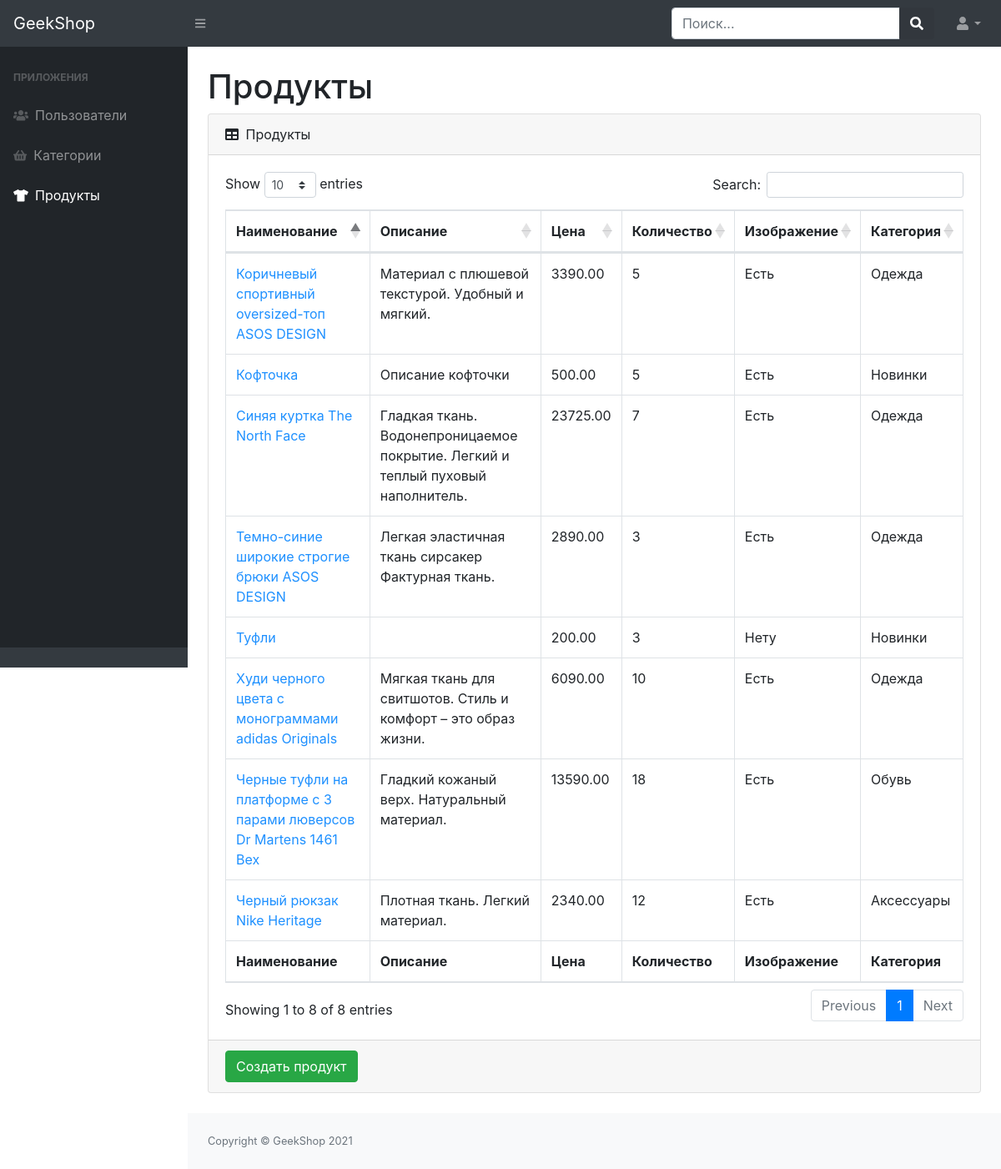
Screenshot of /admins/product_show/ (signed in) with the database file from the repository.
### products/models.py (models this page shows, shortened)
class Product(models.Model):
	name = models.CharField(max_length=65, unique=True)
	image = models.ImageField(upload_to="products_images", blank=True)
	description = models.TextField(blank=True)
	price = models.DecimalField(max_digits=8, decimal_places=2)
	quantity = models.PositiveIntegerField(default=0)
	category = models.ForeignKey(ProductCategory, on_delete=models.CASCADE)

class ProductCategory(models.Model):
	name = models.CharField(max_length=65, unique=True)
	description = models.TextField(blank=True)
	def __str__(self):
		return self.name

### admins/views.py (the view)
# urls.py: path("product_show/", ProductListView.as_view(), name="admin_product_show"),
class ProductListView(ListView):
	model = Product
	context_object_name = "products_data"
	template_name = "admins/admin-products-show.html"
	def get_context_data(self, *, object_list=None, **kwargs):
		context = super(ProductListView, self).get_context_data(**kwargs)
		context["title"] = "Продукты"
		return context
	@method_decorator(user_passes_test(lambda u: u.is_staff))
	def dispatch(self, request, *args, **kwargs):
		return super(ProductListView, self).dispatch(request, *args, **kwargs)

### products/context_processors.py (called while the page is built)
def basket(request):
	basket_list = []
	if request.user.is_authenticated:
		basket_list = Basket.objects.filter(user=request.user)
	return {"baskets": basket_list}

### admins/templates/admins/admin-products-show.html (shortened to what this page needs)
{% extends "admins/base.html" %}
{% load static %}
{% block content %}
<div id="layoutSidenav_content">
    <main>
        <div class="container-fluid">
            <h1 class="mt-4">Продукты</h1>
            <div class="card mb-4">
                <div class="card-header">
                    <i class="fas fa-table mr-1"></i>
                    Продукты
                </div>
                <div class="card-body">
                    <div class="table-responsive">
                        <table class="table table-bordered" id="dataTable" width="100%" cellspacing="0">
                            <thead>
                            <tr>
                                <th>Наименование</th>
                                <th>Описание</th>
                                <th>Цена</th>
                                <th>Количество</th>
                                <th>Изображение</th>
                                <th>Категория</th>
                            </tr>
                            </thead>
                            <tfoot>
                            <tr>
                                <th>Наименование</th>
                                <th>Описание</th>
                                <th>Цена</th>
                                <th>Количество</th>
                                <th>Изображение</th>
                                <th>Категория</th>
                            </tr>
                            </tfoot>
                            <tbody>
                            {% for product in products_data %}
                                <tr>
                                    <td><a href="{% url 'admins:admin_product_update' product.id %}" style="color: dodgerblue">{{ product.name }}</a></td>
                                    <td>{{ product.description }}</td>
                                    <td>{{ product.price }}</td>
                                    <td>{{ product.quantity }}</td>
                                    {% if product.image %}
                                        <td>Есть</td>
                                    {% else %}
                                        <td>Нету</td>
                                    {% endif %}
                                    <td>{{ product.category }}</td>
                                </tr>
                            {% endfor %}
                            </tbody>
                        </table>
                    </div>
                </div>
                <div class="card-footer">
                    <a href="{% url 'admins:admin_product_create' %}">
                        <button class="btn btn-success">Создать продукт</button>
                    </a>
                </div>
            </div>
        </div>
    </main>
    <footer class="py-4 bg-light mt-auto">
        <div class="container-fluid">
            <div class="d-flex align-items-center justify-content-between small">
                <div class="text-muted">Copyright &copy; GeekShop 2021</div>
            </div>
        </div>
    </footer>
</div>
{% endblock %}

### rows the page displays
Product: name "Худи черного цвета с монограммами adidas Originals", description "Мягкая ткань для свитшотов. Стиль и комфорт – это образ жизни.", price "6090.00", quantity "10", shows "Есть", category "Одежда"
Product: name "Синяя куртка The North Face", description "Гладкая ткань. Водонепроницаемое покрытие. Легкий и теплый пуховый наполнитель.", price "23725.00", quantity "7", shows "Есть", category "Одежда"
Product: name "Коричневый спортивный oversized-топ ASOS DESIGN", description "Материал с плюшевой текстурой. Удобный и мягкий.", price "3390.00", quantity "5", shows "Есть", category "Одежда"
Product: name "Черный рюкзак Nike Heritage", description "Плотная ткань. Легкий материал.", price "2340.00", quantity "12", shows "Есть", category "Аксессуары"
Product: name "Черные туфли на платформе с 3 парами люверсов Dr Martens 1461 Bex", description "Гладкий кожаный верх. Натуральный материал.", price "13590.00", quantity "18", shows "Есть", category "Обувь"
Product: name "Темно-синие широкие строгие брюки ASOS DESIGN", description "Легкая эластичная ткань сирсакер Фактурная ткань.", price "2890.00", quantity "3", shows "Есть", category "Одежда"
Product: name "Кофточка", description "Описание кофточки", price "500.00", quantity "5", shows "Есть", category "Новинки"
Product: name "Туфли", price "200.00", quantity "3", image "Нету", category "Новинки"
